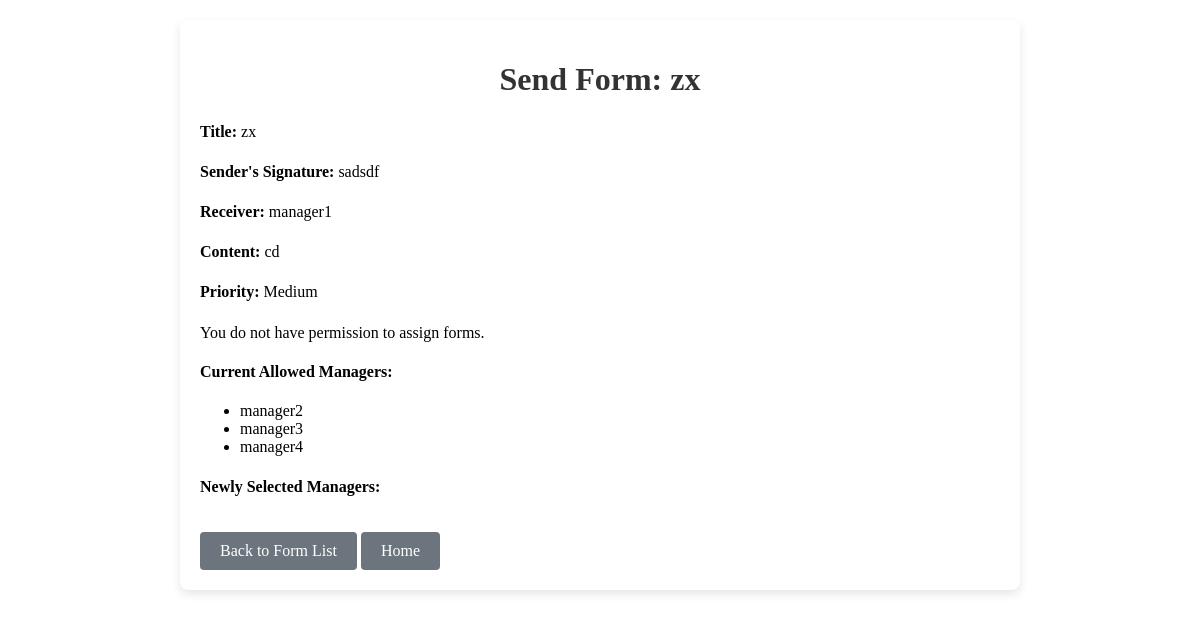
Page /send/64/ (signed in) on the committed database.
### app/models.py (models this page shows, shortened)
class Form(models.Model):
    title = models.CharField(max_length=255)
    sender_signature = models.CharField(max_length=255)
    receiver = models.CharField(max_length=255)
    receiver_signature = models.CharField(max_length=255, blank=True)
    content = models.TextField()
    tags = models.ManyToManyField(Tag, related_name="forms", blank=True)
    category = models.ForeignKey(Category, on_delete=models.CASCADE, related_name="forms", null=True)
    users = models.ManyToManyField('app.CustomUser', blank=True)  # view-only users section
    sender_name = models.CharField(max_length=255)
    prioritize = models.BooleanField(default=False)
    priority = models.CharField(max_length=100, choices=[('High', 'High'), ('Medium', 'Medium'), ('Low', 'Low')], default='Medium')
    assigned_managers = models.ManyToManyField(CustomUser, related_name="assigned_forms", blank=True, limit_choices_to={'role': 'manager'})
    assigned_users = models.ManyToManyField(
        CustomUser,
        related_name="viewable_forms",
        blank=True,
        limit_choices_to={'role': 'user'}
    )
    allowed_managers = models.ManyToManyField(CustomUser, related_name='allowed_forms', blank=True)  # Add this line
    sender = models.CharField(max_length=100)
    verified = models.BooleanField(default=False)
    verified_by = models.ForeignKey(CustomUser, null=True, on_delete=models.SET_NULL, related_name='verified_forms', blank=True)
    verified_at = models.DateTimeField(null=True, blank=True)
    last_modified = models.DateTimeField(auto_now=True)
    class Meta:
        verbose_name = 'Form'
        verbose_name_plural = 'Forms'

class CustomUser(AbstractBaseUser, PermissionsMixin):
    username = models.CharField(unique=True, max_length=150)
    email = models.EmailField(unique=True)
    first_name = models.CharField(max_length=100)
    last_name = models.CharField(max_length=100)
    is_active = models.BooleanField(default=True)
    is_staff = models.BooleanField(default=False)
    ROLE_CHOICES = [
        ('admin', 'Admin'),
        ('manager', 'Manager'),
        ('user', 'User'),
    ]
    role = models.CharField(max_length=20, choices=ROLE_CHOICES, default='user')
    SUB_ROLE_CHOICES = [
        ('none', 'None'),
        ('user-access-to-all-users-with-role-user', 'User Access to All Users with Role User'),
        ('manager-access-to-all-users-with-role-manager', 'user Access to All Users with Role Manager'),
    ]
    sub_role = models.CharField(max_length=255, choices=SUB_ROLE_CHOICES, default='none')
    objects = CustomUserManager()
    profile_image = models.ImageField(upload_to='profile_images/', blank=True, null=True)
    USERNAME_FIELD = 'username'
    REQUIRED_FIELDS = ['email', 'first_name', 'last_name']
    class Meta:
        verbose_name = 'User'
        verbose_name_plural = 'Users'

### app/views.py (the view, shortened to what this page needs)
# urls.py: path('send/<int:form_id>/', views.send_form, name='send_form'),
@login_required
def send_form(request, form_id):
    form = get_object_or_404(Form, id=form_id)
    user = request.user
    excluded_ids = list(
        form.assigned_users.values_list('id', flat=True)
    ) + list(
        form.assigned_managers.values_list('id', flat=True)
    ) + list(
        form.allowed_managers.values_list('id', flat=True)
    )
    allowed_managers = CustomUser.objects.filter(role='manager').exclude(id__in=excluded_ids)
    return render(request, 'form/send_form.html', {
        'form': form,
        'allowed_managers': allowed_managers,
    })

### app/templates/form/send_form.html (shortened to what this page needs)
<!DOCTYPE html>
<html lang="en">
<head>
    {% load static %}
    <link rel="stylesheet" href="{% static 'css/send_form.css' %}">
</head>
<body>
    <div class="container">
        <h1>Send Form: {{ form.title }}</h1>
        <div class="form-details">
            <p><strong>Title:</strong> {{ form.title }}</p>
            <p><strong>Sender's Signature:</strong> {{ form.sender_signature }}</p>
            <p><strong>Receiver:</strong> {{ form.receiver|default:"Not assigned" }}</p>
            <p><strong>Content:</strong> {{ form.content }}</p>
            <p><strong>Priority:</strong> {{ form.priority }}</p>
        </div>
        {% if user.role == 'manager' %}
            <form method="post" class="assign-form">
                {% csrf_token %}
                <h3>Assign Allowed Managers</h3>
                <p>Select managers from the allowed list. Existing managers will remain in the list.</p>
                <label for="allowed_managers">Assign to Allowed Manager(s)</label>
                <select name="allowed_managers" id="allowed_managers" class="form-select" multiple>
                    {% for manager in allowed_managers %}
                        <option value="{{ manager.id }}">{{ manager.username }}</option>
                    {% endfor %}
                </select>
                <button type="submit" class="btn btn-primary">Send Form</button>
            </form>
        {% else %}
            <p>You do not have permission to assign forms.</p>
        {% endif %}
        <div class="current-managers">
            <h4>Current Allowed Managers:</h4>
            <ul>
                {% for manager in form.allowed_managers.all %}
                    <li>{{ manager.username }}</li>
                {% endfor %}
            </ul>
        </div>
        <div class="selected-managers">
            <h4>Newly Selected Managers:</h4>
        </div>
        <div class="navigation-links">
            <a href="{% url 'form_list' %}" class="btn btn-secondary">Back to Form List</a>
            <a href="{% url 'homepage' %}" class="btn btn-secondary">Home</a>
        </div>
    </div>
</body>
</html>

### app/static/css/form/send_form.css (style rules this page uses)
.container { max-width: 800px; margin: 20px auto; background: #fff; padding: 20px; border-radius: 8px; box-shadow: 0 4px 10px rgba(0, 0, 0, 0.1); }
h1, h3 { text-align: center; color: #333; }
.form-details { margin-bottom: 20px; font-size: 16px; line-height: 1.5; }
.btn-secondary { display: inline-block; padding: 10px 20px; background-color: #6c757d; color: white; text-decoration: none; border-radius: 4px; margin-top: 15px; }

### rows in the picture
Form: title "zx", sender_signature "sadsdf", receiver "manager1", content "cd", priority "Medium"
CustomUser: username "manager2"
CustomUser: username "manager3"
CustomUser: username "manager4"
